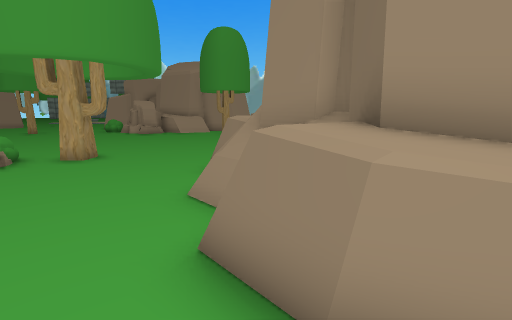
view 1 (above)

18 first-person views from a walk through a 3-D level made in the Unity game engine. The camera is 1.5 m above the floor, tilts 10° down and sees 85° across. The floor is counted in squares, 1 m on a side. Each view is taken from the middle of a square. On the plan, view 1 faces up. The plan holds only what a view shows up to about 14 squares ahead; the rest is blank. The place goes on beyond the plan. The player character is not drawn. Some surface patterns are stand-ins.

view 2
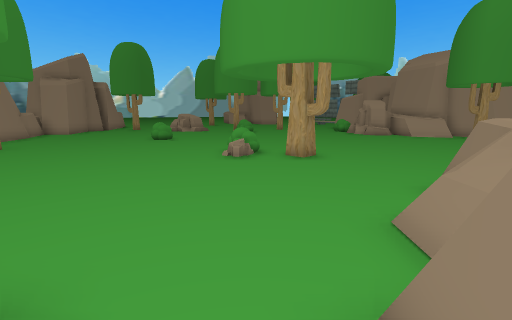

view 3
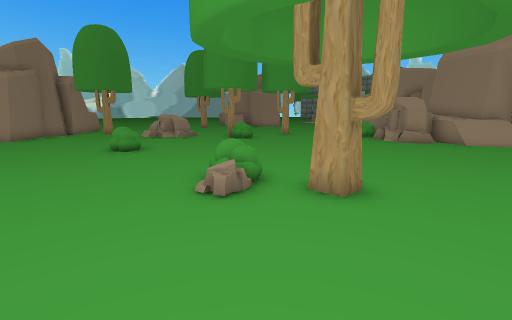

view 4
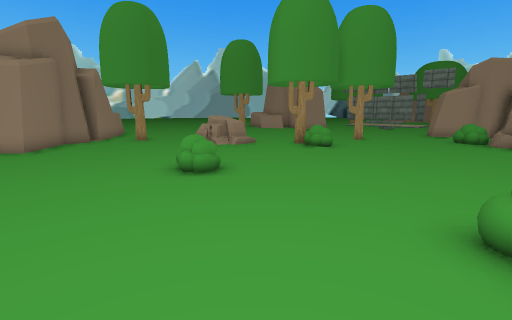

view 5
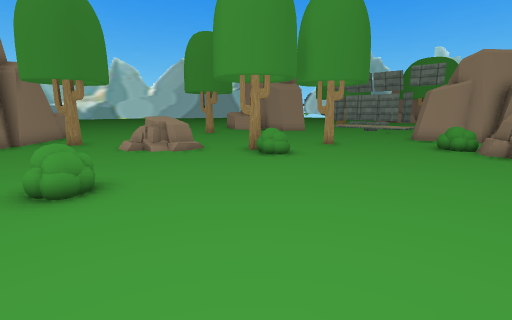

view 6
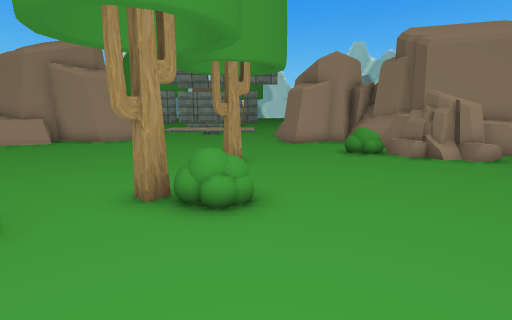

view 7
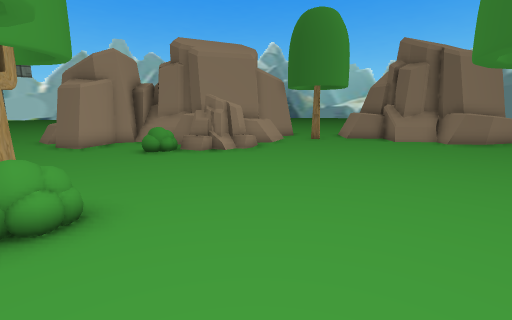

view 8
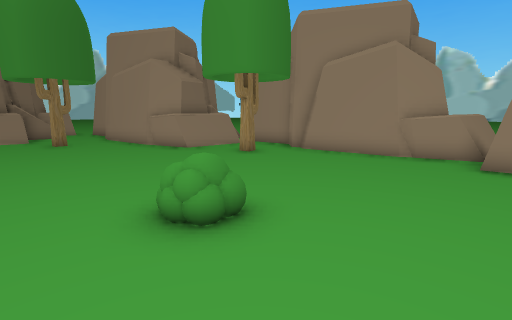

view 9
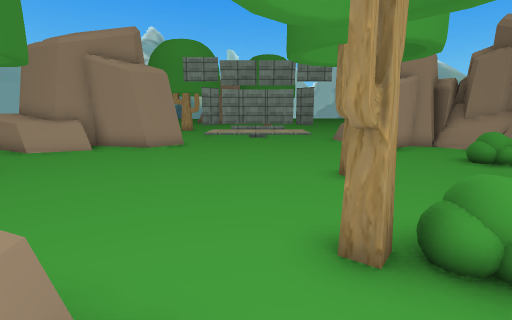

view 10
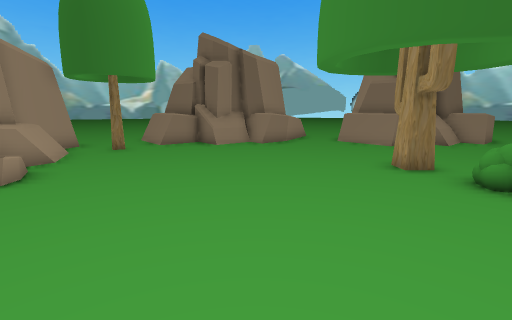

view 11
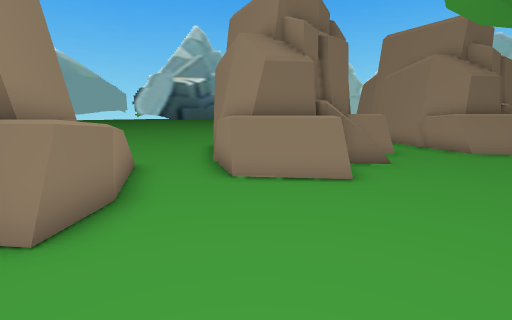

view 12
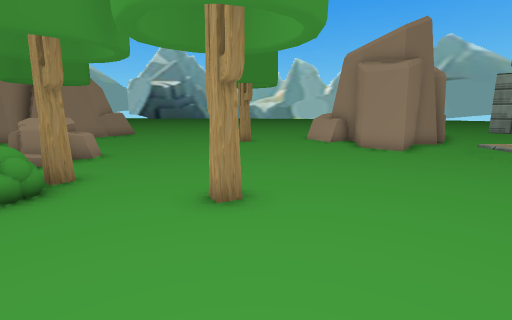

view 13
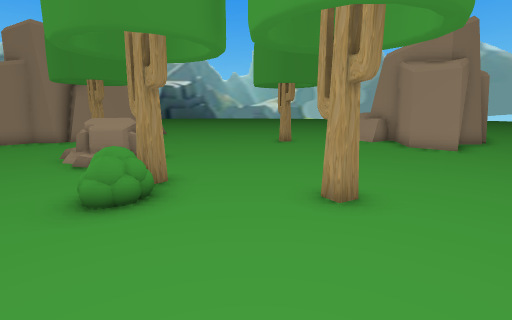

view 14
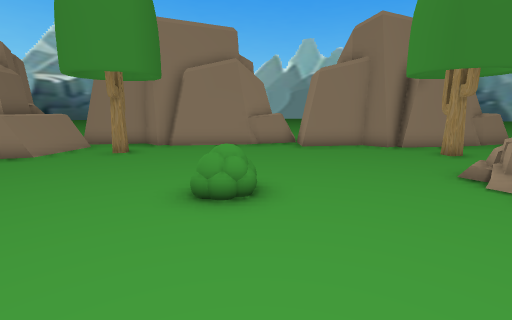

view 15
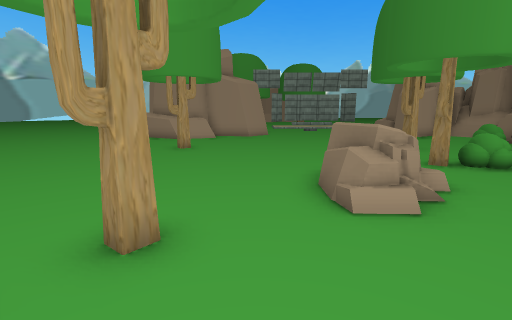

view 16
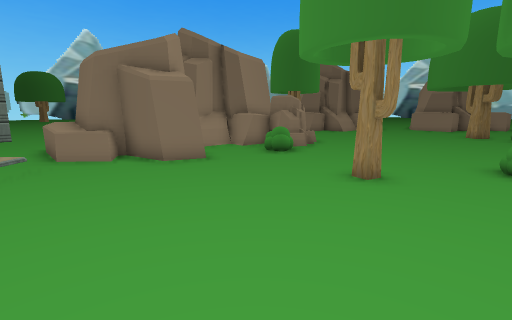

view 17
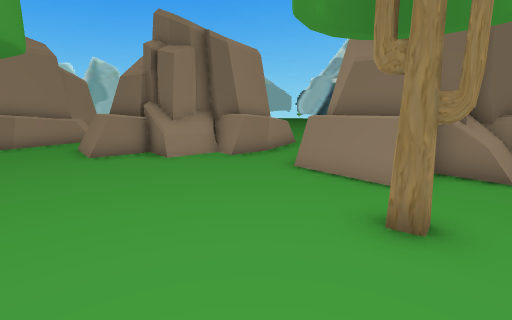

view 18
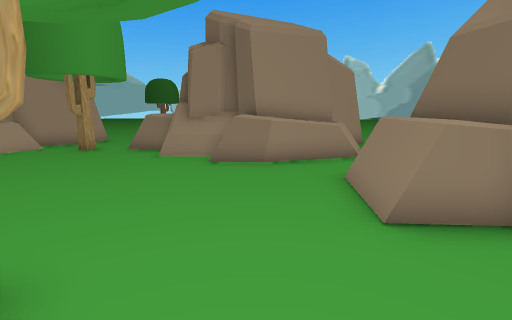

### Floor plan
Key: @ floor where view 1 was taken; # wall or solid block; x gap in a wall; . main floor; : floor 0.25 m higher than the main floor; = window, fence, low wall or low ledge; ^ raised ledge; T tree; B bush; R rock.
Columns run from 24 left of view 1 to 10 right of it. Each row starts with its distance up from view 1.
 27  #...::  :#=^^
 26  ##........=#
 25  ###........#   #
 24 ####........#####
 23 #...........##.=^#
 22 =...............=^     #
 21 ...............#^^^^####.
 20 .............BBRRR^##....
 19 T........T.....RRR==..T..=
 18 T........T............T.=#
 17 .......................=##
 16 ........................^#
 15 ........TBB.............^#
 14 .....R..TB..............x^#
 13 .....RR.................=#^
 12 .....RR.................#^^^^ ##
 11 .....:...................=^^##
 10 .TT.........................=.
  9 #.................TT............
  8 ##.......BB.....B.......=###.......
  7  #...............R.....=^^ ^#......
  6  ##.....................##  ##....
  5   ##...................=^#     ..
  4   ##....................^^#
  3  =###...................=#^
  2  =^ ^##.................^^^^
  1       ##.T............=..^^^#
  0        #...=#=...TT.==##@..=
 -1        ##.#^^^##....=^^^##

Positions as (right, up) in squares from view 1, and headings:
1: (0, 0), facing up
2: (0, 1), facing up-left
3: (-3, 4), facing up-left
4: (-8, 4), facing up-left
5: (-8, 7), facing up-left
6: (-14, 10), facing up
7: (-15, 10), facing up-right
8: (-15, 12), facing down
9: (-17, 12), facing up
10: (-13, 13), facing right
11: (-4, 13), facing down-right
12: (-10, 19), facing left
13: (-10, 17), facing left
14: (-11, 12), facing down-left
15: (-21, 7), facing up
16: (-21, 21), facing right
17: (-10, 2), facing right
18: (-5, 6), facing up-right
